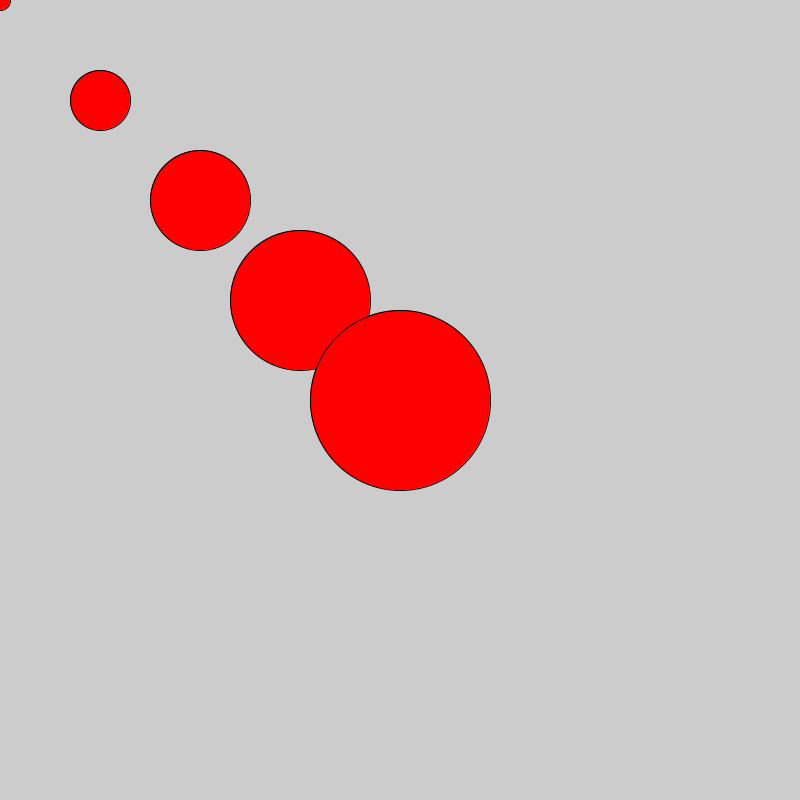
Frame 1 (no input)
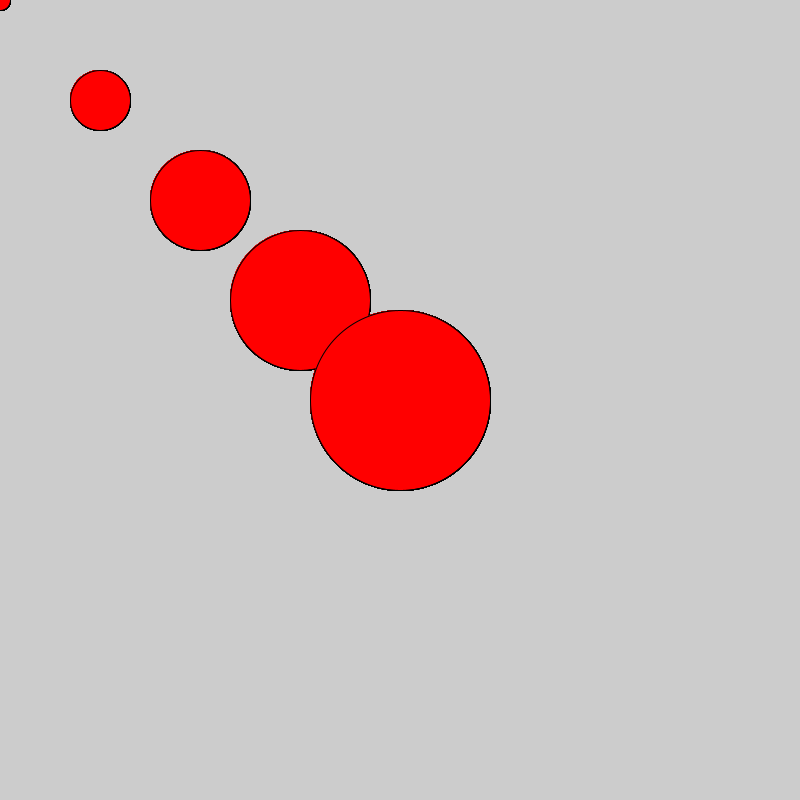
Frame 60 (the mouse pressed at the canvas centre just before this capture)
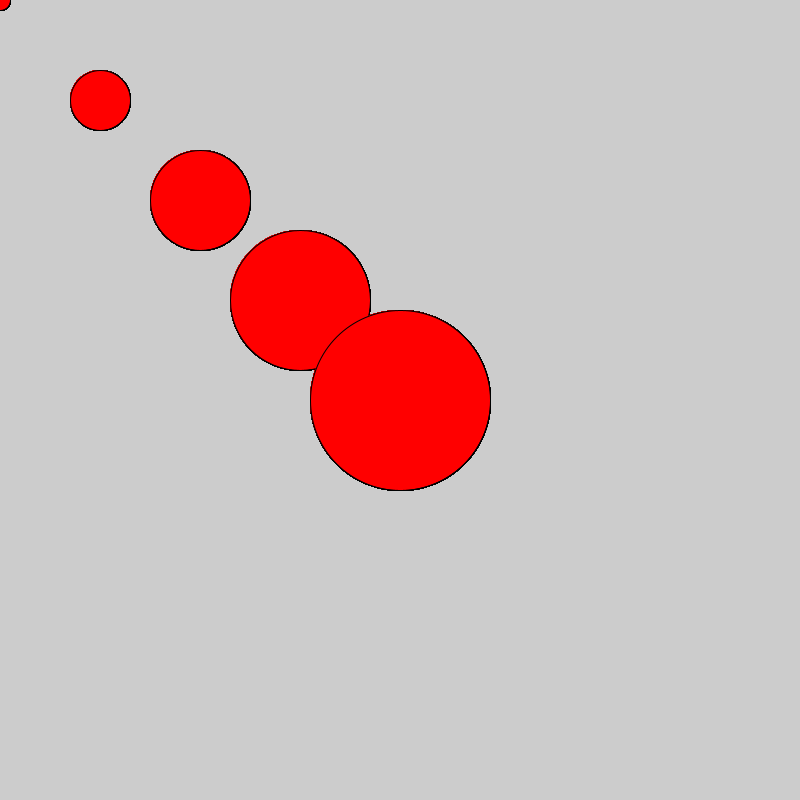
Frame 120 (the mouse held since frame 60 and released just before this capture)

The Processing sketch that drew these frames (run headless with seeded random() and noise(); from frame 60 on, the mouse is pressed at the canvas centre):

// Processing sketch: processing_173582
// ── processing_173582.pde

int[] circle_x = new int[5];
 
void setup()
{
  size(800,800); 
 
  circle_x[0] = 20;
  circle_x[1] = 60;
  circle_x[2] = 100;
  circle_x[3] = 140;
  circle_x[4] = 180;
 
  fill(255,0,0);
}
 
void draw()
{
    for (int i = 0;i < 5;i++)
    {
      ellipse(i*100,i*100,circle_x[i],circle_x[i]); 
    }
}
